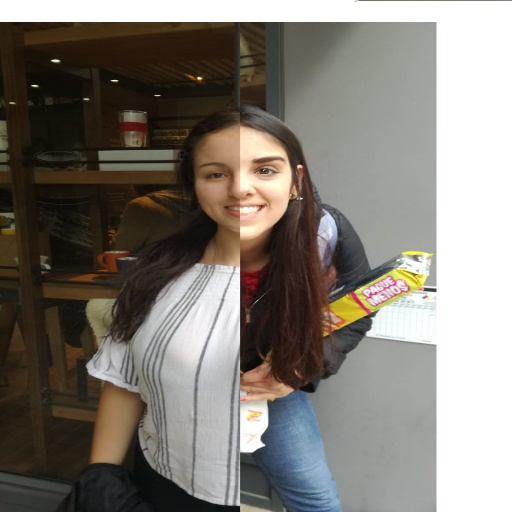
#> input picture 04-Hybrid/fotooriginal.jpg, 512 x 512 px
$ python run_Mix.py
#> lines starting #> are read from the running program, lines starting #| are printed output that depends on the picture
# -*- coding: utf-8 -*-
"""
Spyder Editor

This is a temporary script file.
punto py
"""
#foto1=Image.open("C:\\Users\\annie\\Documents\\Lab_imagenes_4.jpg")
#Mostrar la imagen
#foto1.show()
#foto_cop = cv2.resize(foto3,(780,780))
from PIL import Image
import numpy as np
import subprocess
try:
    import cv2
except ImportError:
    subprocess.call(['pip','install','opencv-contrib-python'])
import cv2
import matplotlib.pyplot as plt


foto3 = cv2.imread("fotooriginal.jpg")
#> foto3 is the input picture: shape (512, 512, 3); mean B, G, R 116.7, 124.2, 129.3
foto3 = cv2.resize(foto3, (512,512))


# Se hace la piramide gausiana y seguido la piramide laplaciana para de
#esta manera se puedan guardar los detalles
pyrone = cv2.pyrDown(foto3)
laplaone = cv2.subtract(foto3 ,cv2.pyrUp(pyrone))

pyrtwo = cv2.pyrDown(pyrone)
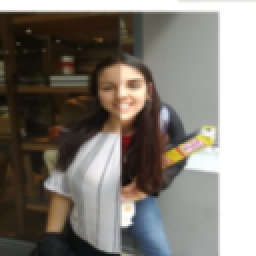
#> pyrtwo: shape (128, 128, 3) (shown 2 times larger); mean B, G, R 116.5, 124, 129.2
laplatwo = cv2.subtract(pyrone ,cv2.pyrUp(pyrtwo))


pyrthree = cv2.pyrDown(pyrtwo)
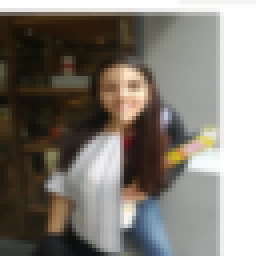
#> pyrthree: shape (64, 64, 3) (shown 4 times larger); mean B, G, R 116.3, 123.8, 129
laplathree = cv2.subtract(pyrtwo ,cv2.pyrUp(pyrthree))


pyrfour = cv2.pyrDown(pyrthree)
laplafour = cv2.subtract(pyrthree ,cv2.pyrUp(pyrfour))
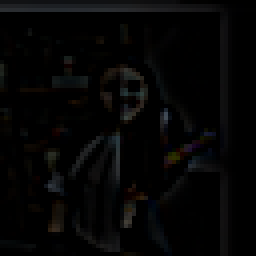
#> laplafour: shape (64, 64, 3) (shown 4 times larger); mean B, G, R 4.7, 4.8, 5


pyrfive = cv2.pyrDown(pyrfour)
laplafive = cv2.subtract(pyrfour , cv2.pyrUp(pyrfive))


pyrsix = cv2.pyrDown(pyrfive)
laplasix = cv2.subtract(pyrfive ,cv2.pyrUp(pyrsix))


#   se suben los laplacianos para obtener la imagen original
upone = cv2.pyrUp(laplasix)

uptwo =cv2.add( laplafive, upone)
uptwo = cv2. pyrUp(uptwo)
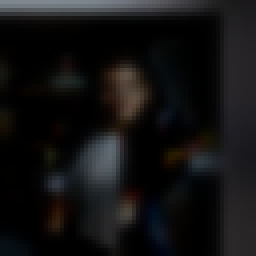
#> uptwo: shape (64, 64, 3) (shown 4 times larger); mean B, G, R 18.8, 18.3, 18.9

upthree = cv2.add(uptwo ,laplafour )
upthree = cv2. pyrUp(upthree)
#> upthree: shape (128, 128, 3)

upfour = cv2.add(upthree ,laplathree )
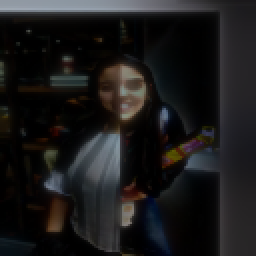
#> upfour: shape (128, 128, 3) (shown 2 times larger); mean B, G, R 26.2, 25.9, 26.8
upfour = cv2. pyrUp(upfour)
#> upfour: shape (256, 256, 3)

upfive = cv2.add(upfour ,laplatwo )
upfive = cv2. pyrUp(upfive)
#> upfive: shape (512, 512, 3)

upsix = cv2.add(upfive ,laplaone)
upsix = cv2. pyrUp(upsix)
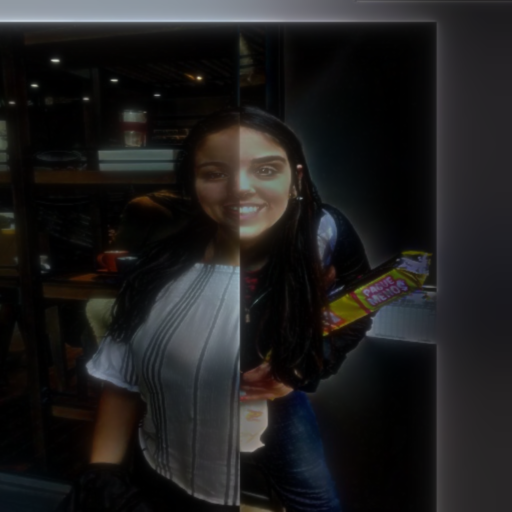
#> upsix: shape (1024, 1024, 3) (shown at 1/2 size); mean B, G, R 29.8, 29.6, 30.5

#cv2.imwrite('up6.jpg',upsix)
#up6s = Image.open('up6.jpg')
plt.figure(1)
plt.subplot(1,2,1)
plt.axis("off")
plt.imshow(cv2.cvtColor(foto3, cv2.COLOR_BGR2RGB))
plt.subplot(1,2,2)
plt.axis("off")
plt.imshow(cv2.cvtColor(upsix, cv2.COLOR_BGR2RGB))
plt.subplots_adjust(wspace=0, hspace=0)
plt.show()
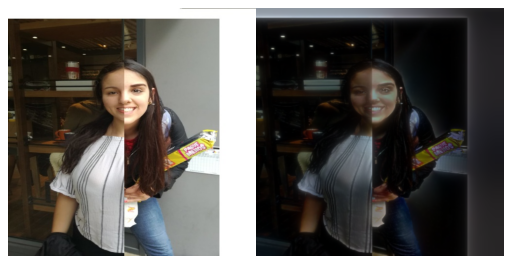
#> figure drawn by matplotlib, 2 panels
# [66 lines of commented-out code are left out]

$ run again, with 04-Hybrid/P1.jpeg copied over 04-Hybrid/fotooriginal.jpg
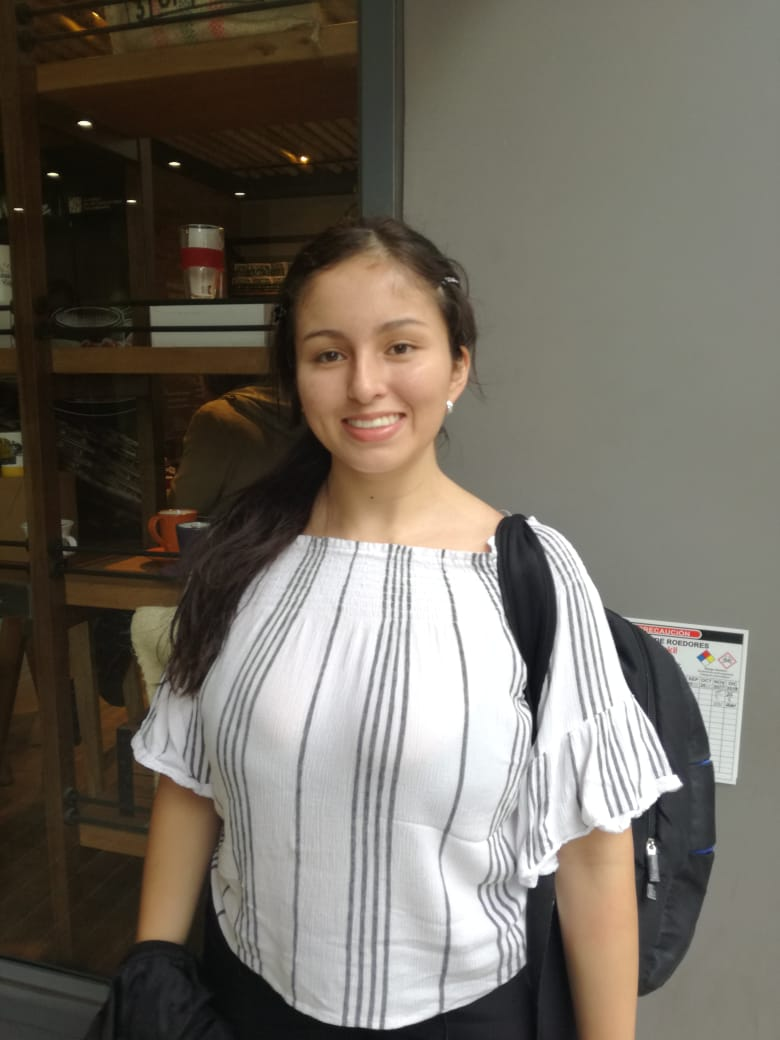
#> input picture 04-Hybrid/P1.jpeg, 780 x 1040 px
#> foto3 is the input picture: shape (1040, 780, 3); mean B, G, R 96, 105.9, 112.1
#> foto3: shape (512, 512, 3)
#> `upfive = cv2.add(upfour ,laplatwo )`:
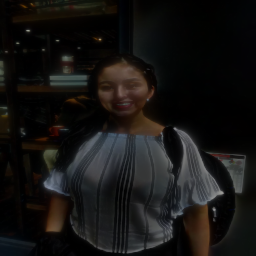
#> upfive: shape (256, 256, 3); mean B, G, R 18.8, 20.1, 21.4
#> `plt.show()`:
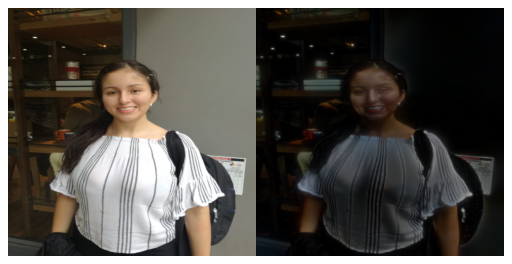
#> figure drawn by matplotlib, 2 panels

$ run again, with 04-Hybrid/P2.jpeg copied over 04-Hybrid/fotooriginal.jpg
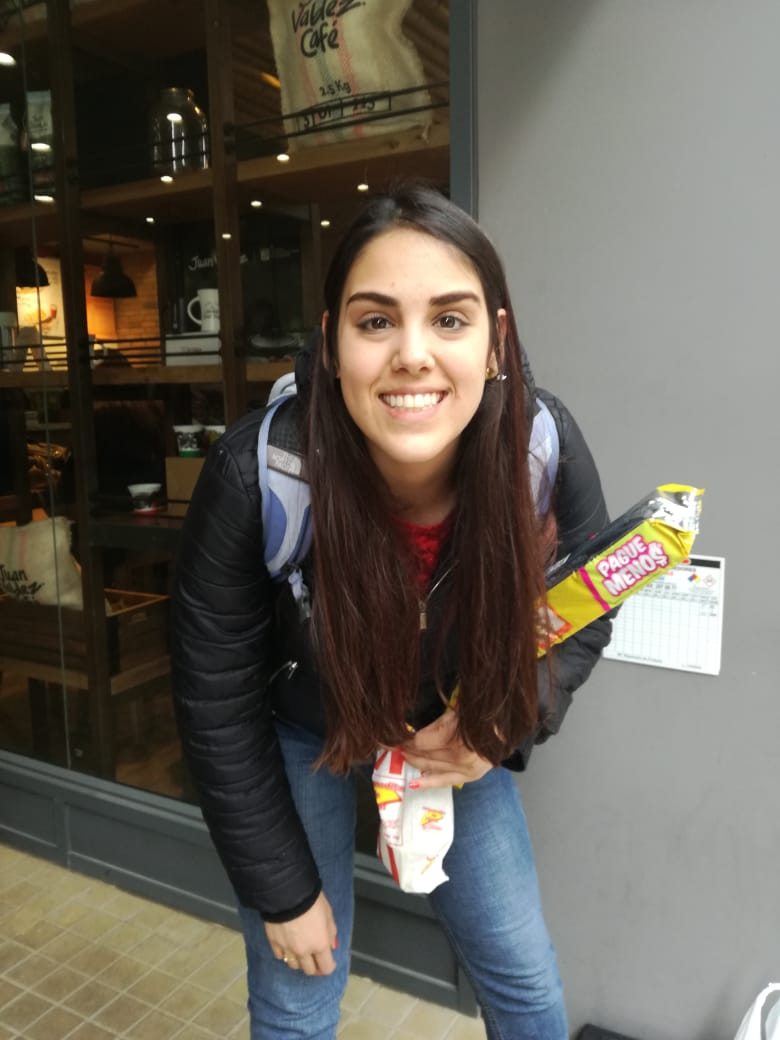
#> input picture 04-Hybrid/P2.jpeg, 780 x 1040 px
#> foto3 is the input picture: shape (1040, 780, 3); mean B, G, R 86.1, 95.6, 100.9
#> foto3: shape (512, 512, 3)
#> `upfive = cv2.add(upfour ,laplatwo )`:
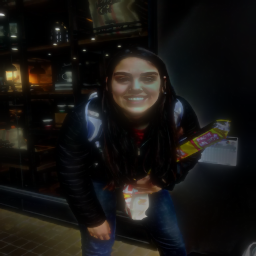
#> upfive: shape (256, 256, 3); mean B, G, R 19, 21.3, 23.3
#> `plt.show()`:
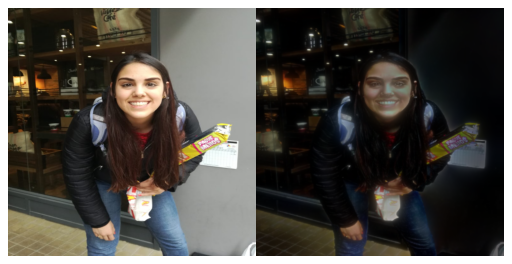
#> figure drawn by matplotlib, 2 panels
